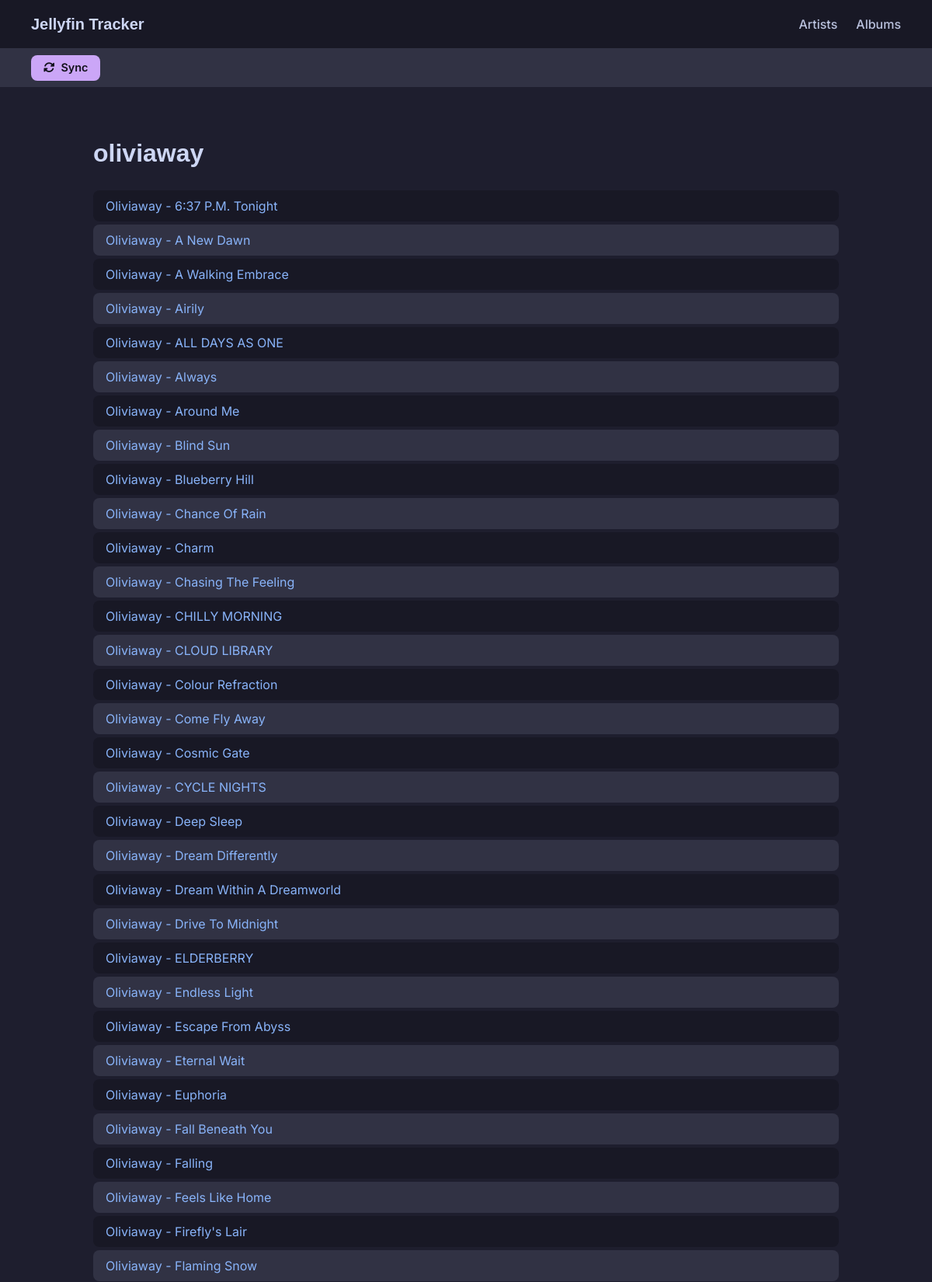
The page /artists/oliviaway/ (upper part) on the database its author committed.
### tracker/models.py (models this page shows)
class BaseModel(models.Model):
    id = models.UUIDField(primary_key=True, default=uuid.uuid4, editable=False)
    created_at = models.DateTimeField(auto_now_add=True)
    updated_at = models.DateTimeField(auto_now=True)
    deleted_at = models.DateTimeField(null=True, blank=True)
    class Meta:
        abstract = True

class Artist(BaseModel):
    jellyfin_id = models.CharField(max_length=64, unique=True, db_index=True)
    name = models.CharField(max_length=255)
    slug = models.SlugField(unique=True, null=True, blank=True)
    class Meta:
        ordering = [Lower("name")]
    def __str__(self):
        return self.name

class Album(BaseModel):
    jellyfin_id = models.CharField(max_length=64, unique=True, db_index=True)
    artist = models.ForeignKey(Artist, on_delete=models.CASCADE, related_name="albums")
    name = models.CharField(max_length=255)
    slug = models.SlugField(unique=True, null=True, blank=True)
    production_year = models.IntegerField(null=True, blank=True)
    date_added = models.DateTimeField(null=True, blank=True)
    class Meta:
        ordering = [Lower("artist__name"), Lower("name")]
    def __str__(self):
        return f"{self.artist} - {self.name}"

### tracker/views.py (the view)
# urls.py: path("artists/<slug:slug>/", ArtistDetailView.as_view(), name="artist_detail"),
class ArtistDetailView(DetailView):
    model = Artist

### tracker/templates/tracker/artist_detail.html (shortened to what this page needs)
{% extends "tracker/base.html" %}
{% block content %}
<h1>{{ artist }}</h1>
<ul>
    {% for album in artist.albums.all %}
        <li>
            <a href="{% url 'album_detail' album.slug  %}">{{ album }}</a>
        </li>
    {% endfor %}
</ul>
{% endblock content %}

### tracker/templates/tracker/base.html (shortened to what this page needs)
{% load static %}
<!DOCTYPE html>
<html lang="en">
<head>
	<link href="https://fonts.bunny.net/css?family=space-grotesk:500,600,700|inter:400,500,600" rel="stylesheet">
	<link rel="stylesheet" href="https://cdnjs.cloudflare.com/ajax/libs/font-awesome/6.5.1/css/all.min.css">
	<link rel="stylesheet" href="{% static 'tracker/css/normalize.css' %}">
	<link rel="stylesheet" href="{% static 'tracker/css/style.css' %}">
</head>
<body>
	<header class="site-header">
		<a class="site-title" href="{% url 'artist_list' %}">Jellyfin Tracker</a>
		<nav class="site-nav" aria-label="Primary">
			<a href="{% url 'artist_list' %}">Artists</a>
			<a href="{% url 'album_list' %}">Albums</a>
		</nav>
	</header>
	<div class="menu-bar">
		<form action="{% url 'sync' %}" method="post">
			<button type="submit"><i class="fa-solid fa-rotate" aria-hidden="true"></i> Sync</button>
		</form>
	</div>
	<main>
		{% block content %}
		{% endblock content %}
	</main>
</body>
</html>

### tracker/static/tracker/css/style.css (style rules this page uses)
:root { --color-base: #1e1e2e; --color-mantle: #181825; --color-crust: #11111b; --color-surface0: #313244; --color-surface1: #45475a; --color-surface2: #585b70; --color-overlay0: #6c7086; --color-overlay1: #7f849c; --color-overlay2: #9399b2; --color-subtext0: #a6adc8; --color-subtext1: #bac2de; --color-text: #cdd6f4; --color-mauve: #cba6f7; --color-blue: #89b4fa; --color-green: #a6e3a1; --color-red: #f38ba8; --font-heading: "Space Grotesk", sans-serif; --font-body: "Inter", sans-serif; --space-xs: 0.25rem; --space-sm: 0.5rem; --space-md: 1rem; --space-lg: 1.5rem; --space-xl: 2.5rem; --radius: 0.5rem; }
body { background-color: var(--color-base); color: var(--color-text); font-family: var(--font-body); font-size: 16px; line-height: 1.5; }
h1, h2, h3 { font-family: var(--font-heading); color: var(--color-text); }
a { color: var(--color-blue); text-decoration: none; }
.site-header { display: flex; align-items: center; justify-content: space-between; padding: var(--space-md) var(--space-xl); background-color: var(--color-mantle); border-bottom: 1px solid var(--color-surface0); }
.site-header .site-title { font-family: var(--font-heading); font-size: 1.25rem; font-weight: 600; color: var(--color-text); }
.site-nav { display: flex; gap: var(--space-lg); }
.site-nav a { color: var(--color-subtext1); font-weight: 500; }
.menu-bar { display: flex; align-items: center; gap: var(--space-md); padding: var(--space-sm) var(--space-xl); background-color: var(--color-surface0); }
.menu-bar button { display: inline-flex; align-items: center; gap: var(--space-sm); background-color: var(--color-mauve); color: var(--color-crust); border: none; border-radius: var(--radius); padding: var(--space-sm) var(--space-md); font-family: var(--font-body); font-weight: 600; font-size: 0.9rem; cursor: pointer; }
main { padding: var(--space-xl); max-width: 960px; margin: 0 auto; }
main h1 { margin-bottom: var(--space-lg); }
ul { list-style: none; margin: 0; padding: 0; display: flex; flex-direction: column; gap: var(--space-xs); }
li:nth-child(odd) { background-color: var(--color-mantle); }

### rows shown on the page
Artist: name "oliviaway"
Album: artist+name "Oliviaway - 6:37 P.m. Tonight"
Album: artist+name "Oliviaway - A New Dawn"
Album: artist+name "Oliviaway - A Walking Embrace"
Album: artist+name "Oliviaway - Airily"
Album: artist+name "Oliviaway - ALL DAYS AS ONE"
Album: artist+name "Oliviaway - Always"
Album: artist+name "Oliviaway - Around Me"
Album: artist+name "Oliviaway - Blind Sun"
Album: artist+name "Oliviaway - Blueberry Hill"
Album: artist+name "Oliviaway - Chance Of Rain"
Album: artist+name "Oliviaway - Charm"
Album: artist+name "Oliviaway - Chasing The Feeling"
Album: artist+name "Oliviaway - CHILLY MORNING"
Album: artist+name "Oliviaway - CLOUD LIBRARY"
Album: artist+name "Oliviaway - Colour Refraction"
Album: artist+name "Oliviaway - Come Fly Away"
Album: artist+name "Oliviaway - Cosmic Gate"
Album: artist+name "Oliviaway - CYCLE NIGHTS"
Album: artist+name "Oliviaway - Deep Sleep"
Album: artist+name "Oliviaway - Dream Differently"
Album: artist+name "Oliviaway - Dream Within A Dreamworld"
Album: artist+name "Oliviaway - Drive To Midnight"
Album: artist+name "Oliviaway - ELDERBERRY"
Album: artist+name "Oliviaway - Endless Light"
Album: artist+name "Oliviaway - Escape From Abyss"
Album: artist+name "Oliviaway - Eternal Wait"
Album: artist+name "Oliviaway - Euphoria"
Album: artist+name "Oliviaway - Fall Beneath You"
Album: artist+name "Oliviaway - Falling"
Album: artist+name "Oliviaway - Feels Like Home"
Album: artist+name "Oliviaway - Firefly's Lair"
Album: artist+name "Oliviaway - Flaming Snow"
